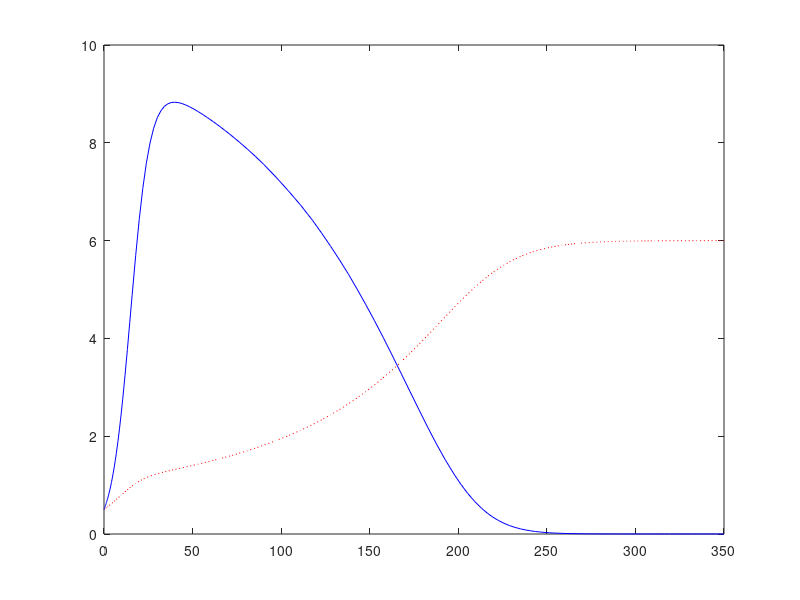

Recreate this plot in MATLAB.
function c_pe_competlogistic
global beta1 beta2 c1 c2 d1 d2;
beta1=0.22; beta2=0.06; 
c1=0.053; c2=0.0046;
d1=0.017; d2=0.010; 
tend = 350;  %the end time 
u0 = [0.5; 0.5]
[tsol, usol] = ode45(@rhs, [0, tend], u0);
Xsol = usol(:, 1); Ysol = usol(:, 2);
plot(tsol, Xsol, 'b'); hold on;
plot(tsol, Ysol, 'r:'); 
axis([0, tend, 0, 10]); %

function udot = rhs(t, u)
global beta1 beta2 c1 c2 d1 d2;

X = u(1); Y=u(2); 
Xdot = beta1*X - c1*X*Y - d1*X^2;
Ydot = beta2*Y - c2*X*Y - d2*Y^2;
udot = [Xdot; Ydot];
